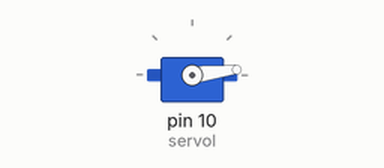
Recording of a sketch running on a simulated Arduino Uno, built with avr-gcc and run on an emulated ATmega328P. Parts: servo.

Above: at 0.05 s.
At 0.85 s:
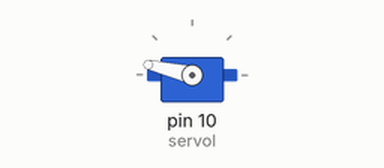
At 1.2 s:
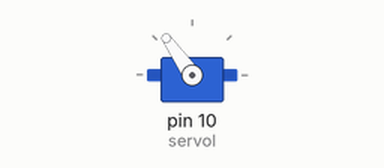
At 1.7 s:
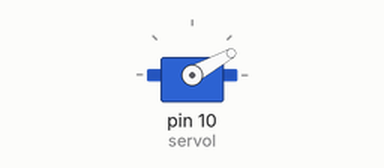
Timing chart, 0 to 4.2 s (numbered marks = the images above):
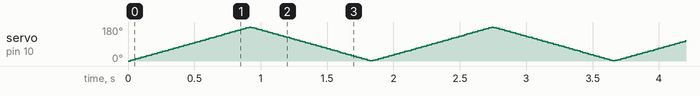

The sketch:

test_2.ino
```cpp
#include <Servo.h>
Servo servol;
int pos1 = 0;

void setup() {
servol.attach(10);


}

void loop()
{
for(pos1=0 ; pos1 < 180; pos1 +=1)
 {
  servol.write(pos1);
  delay(5);
 }
 for(pos1 =180; pos1>=1; pos1-=1)
 {servol.write(pos1);
 delay(5);

}
}
```
